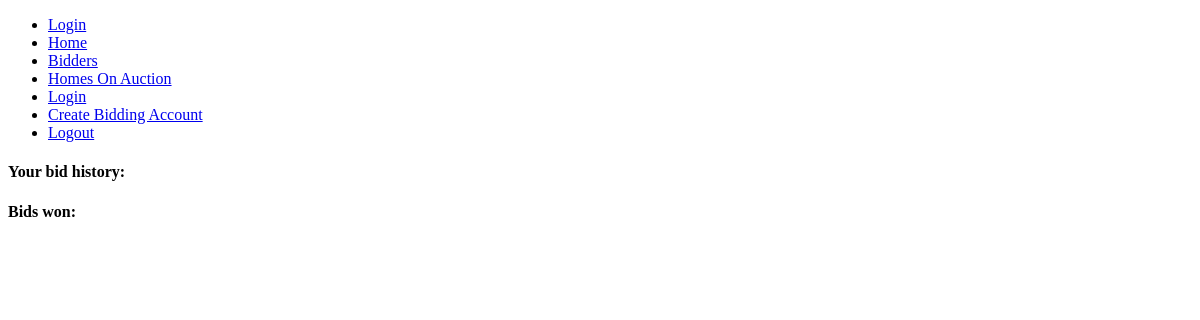
Before: /bidder (signed in) with the older database file.
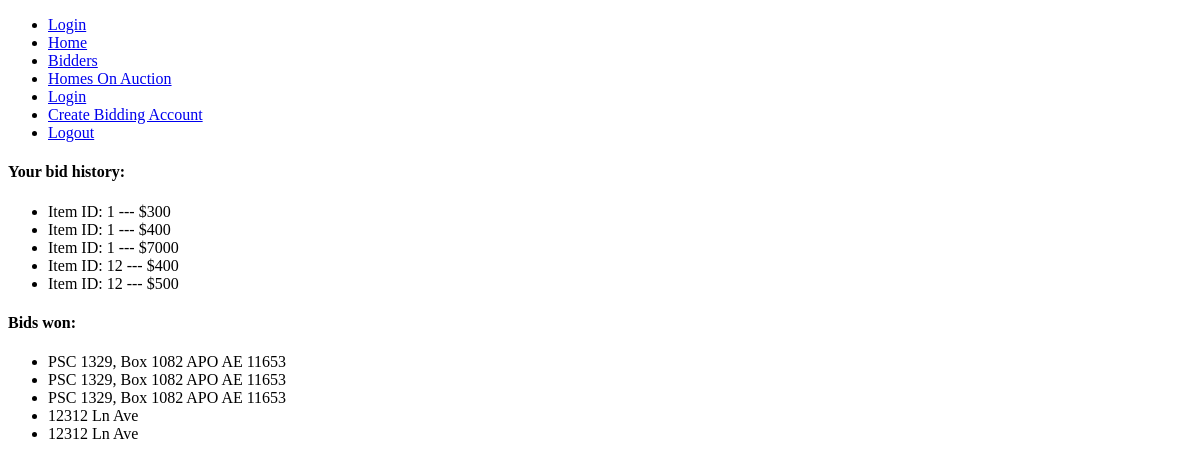
After: the same page with the newer database file.
### models.py (models this page shows)
class Bids(db.Model):
        bid_id = db.Column(db.Integer, primary_key=True)
        item_id = db.Column('item_id', db.Integer, db.ForeignKey('items.item_id'), nullable=False)
        user_id = db.Column('user_id', db.Integer, db.ForeignKey('user.user_id'), nullable=False)
        bid_price = db.Column('current_price', db.Integer, nullable=False)
        items = db.relationship('Items', backref=db.backref('orders', lazy='dynamic'))

class Items(db.Model):
    item_id = db.Column(db.Integer, primary_key=True)
    item_name = db.Column(db.String(64), unique=True, nullable=False)
    time_created = db.Column(db.DateTime)
    expired = db.Column(db.Boolean)
    auctioneer_id = db.Column('auctioneer_id', db.Integer, db.ForeignKey('user.user_id'))

### app.py (the view)
@app.route("/bidder")
def bidder():
    if current_user.role != 'Auctioneer':
        data = Bids.query.filter_by(user_id=current_user.user_id)
    else:
        return render_template('403.html'), 403
    return render_template("bidder.html", data=data)

### app.py (called while the page is built)
@login_manager.user_loader
def load_user(user_id):
    return User.query.get(int(user_id))

### templates/bidder.html (shortened to what this page needs)
{% extends "base.html" %}
{% block content %}
<h4>Your bid history:</h4>
<ul>
    {% for datum in data %}
        <li>Item ID: {{ datum.item_id }} --- ${{ datum.bid_price }}</li>
    {% endfor %}
</ul>
<h4>Bids won:</h4>
<ul>
    {% for datum in data %}
            {% if datum.items.expired == True %}
                <li>{{ datum.items.item_name }}</li>
            {% endif %}
    {% endfor %}
</ul>
{% endblock %}

Changed rows visible on the page:
added Bids: item_id "1", bid_price "300", items.item_name "PSC 1329, Box 1082 APO AE 11653"
added Bids: item_id "1", bid_price "400", items.item_name "PSC 1329, Box 1082 APO AE 11653"
added Bids: item_id "1", bid_price "7000", items.item_name "PSC 1329, Box 1082 APO AE 11653"
added Bids: item_id "12", bid_price "400", items.item_name "12312 Ln Ave"
added Bids: item_id "12", bid_price "500", items.item_name "12312 Ln Ave"
